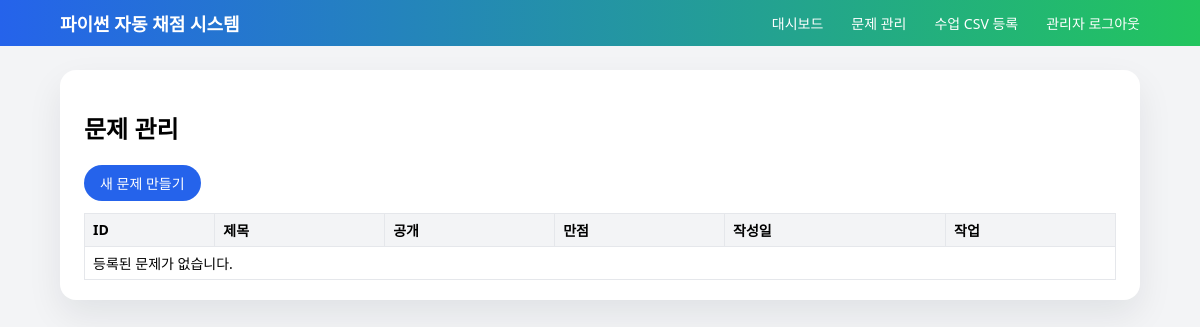
/admin/problems (signed in), run on an earlier commit of the app's database.
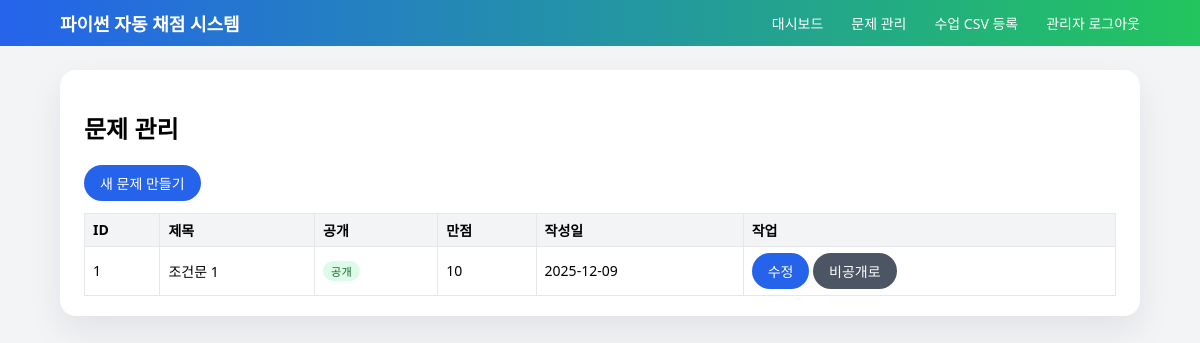
And on a later commit of the database.
### models.py (models this page shows, shortened)
class Problem(db.Model):
    id = db.Column(db.Integer, primary_key=True)
    title = db.Column(db.String(200), nullable=False)
    description = db.Column(db.Text, nullable=False)
    sample_input = db.Column(db.Text, nullable=True)
    sample_output = db.Column(db.Text, nullable=True)
    answer_code = db.Column(db.Text, nullable=False)
    rubric = db.Column(db.Text, nullable=False)
    is_open = db.Column(db.Boolean, default=False)
    max_score = db.Column(db.Integer, default=10)
    created_at = db.Column(db.DateTime, default=datetime.utcnow)
    updated_at = db.Column(
        db.DateTime, default=datetime.utcnow, onupdate=datetime.utcnow
    )
    submissions = db.relationship("Submission", backref="problem", lazy=True)

### app.py (the view)
    @app.route("/admin/problems")
    @admin_login_required
    def admin_problem_list():
        problems = Problem.query.order_by(Problem.id).all()
        return render_template("admin/problems.html", problems=problems)

### app.py (called while the page is built)
def admin_login_required(f):
    @wraps(f)
    def wrapper(*args, **kwargs):
        if "admin_id" not in session:
            flash("관리자 로그인이 필요합니다.")
            return redirect(url_for("admin_login"))
        return f(*args, **kwargs)
    return wrapper

### templates/admin/problems.html (shortened to what this page needs)
{% extends "base.html" %}
{% block content %}
<div class="card">
  <h2>문제 관리</h2>
  <div style="margin-bottom:12px;">
    <a href="{{ url_for('admin_problem_new') }}" class="btn">새 문제 만들기</a>
  </div>
  <table class="table">
    <thead>
      <tr>
        <th>ID</th>
        <th>제목</th>
        <th>공개</th>
        <th>만점</th>
        <th>작성일</th>
        <th>작업</th>
      </tr>
    </thead>
    <tbody>
      {% for p in problems %}
        <tr>
          <td>{{ p.id }}</td>
          <td>{{ p.title }}</td>
          <td>
            {% if p.is_open %}
              <span class="badge badge-green">공개</span>
            {% else %}
              <span class="badge badge-gray">비공개</span>
            {% endif %}
          </td>
          <td>{{ p.max_score }}</td>
          <td>{{ p.created_at.strftime("%Y-%m-%d") }}</td>
          <td>
            <a href="{{ url_for('admin_problem_edit', problem_id=p.id) }}" class="btn btn-small">
              수정
            </a>
            <form method="post"
                  action="{{ url_for('admin_problem_toggle_open', problem_id=p.id) }}"
                  style="display:inline;">
              <button class="btn btn-small btn-secondary" type="submit">
                {% if p.is_open %}비공개로{% else %}공개로{% endif %}
              </button>
            </form>
          </td>
        </tr>
      {% else %}
        <tr>
          <td colspan="6">등록된 문제가 없습니다.</td>
        </tr>
      {% endfor %}
    </tbody>
  </table>
</div>
{% endblock %}

### templates/base.html (shortened to what this page needs)
<!doctype html>
<html lang="ko">
<head>
  <link rel="stylesheet" href="{{ url_for('static', filename='css/main.css') }}">
</head>
<body>
  <header class="topbar">
    <div class="topbar-inner">
      <a href="{{ url_for('index') }}" class="logo">
        파이썬 자동 채점 시스템
      </a>
      <nav class="nav-links">
        {% if session.get('admin_id') %}
          <a href="{{ url_for('admin_dashboard') }}">대시보드</a>
          <a href="{{ url_for('admin_problem_list') }}">문제 관리</a>
          <a href="{{ url_for('admin_class_import') }}">수업 CSV 등록</a>
          <a href="{{ url_for('admin_logout') }}">관리자 로그아웃</a>
        {% else %}
          <a href="{{ url_for('student_login') }}">학생 로그인</a>
          <a href="{{ url_for('admin_login') }}">관리자</a>
        {% endif %}
      </nav>
    </div>
  </header>
  <main class="page">
    <div class="container">
      {% block content %}{% endblock %}
    </div>
  </main>
</body>
</html>

### static/css/main.css (style rules this page uses)
body { font-family: system-ui, -apple-system, BlinkMacSystemFont, sans-serif; margin: 0; background: #f3f4f6; }
.container { max-width: 960px; margin: 0 auto; padding: 0 16px; }
.nav-links a { color: #e5e7eb; text-decoration: none; font-size: 0.9rem; margin-left: 12px; }
.card { background: #fff; border-radius: 12px; padding: 16px 20px; box-shadow: 0 10px 30px rgba(15, 23, 42, 0.08); margin-bottom: 16px; }
.btn { display: inline-block; padding: 8px 14px; border-radius: 999px; border: none; background: #2563eb; color: #fff; text-decoration: none; font-size: 0.9rem; cursor: pointer; }
.btn-secondary { background: #6b7280; }
.btn-small { padding: 4px 10px; font-size: 0.8rem; }
.badge { display: inline-block; padding: 2px 8px; border-radius: 999px; font-size: 0.7rem; }
.badge-green { background: #dcfce7; color: #166534; }
.table { width: 100%; border-collapse: collapse; font-size: 0.9rem; }
.table th, .table td { border: 1px solid #e5e7eb; padding: 6px 8px; text-align: left; }
.topbar { background: linear-gradient(90deg, #2563eb, #22c55e); color: white; padding: 10px 24px; }
.topbar-inner { max-width: 1080px; margin: 0 auto; display: flex; align-items: center; justify-content: space-between; }
.logo { font-weight: 700; font-size: 18px; color: white; text-decoration: none; }
.nav-links a { color: white; margin-left: 16px; text-decoration: none; font-size: 14px; }
body { margin: 0; font-family: system-ui, -apple-system, BlinkMacSystemFont, "Segoe UI", sans-serif; background: #f3f4f6; }
.page { padding: 24px 0; }
.container { max-width: 1080px; margin: 0 auto; padding: 0 16px; }
.nav-links { display: flex; align-items: center; gap: 12px; }
.nav-links a { color: white; text-decoration: none; font-size: 14px; }
.card { background: white; border-radius: 16px; padding: 20px 24px; box-shadow: 0 15px 35px rgba(15, 23, 42, 0.08); }
.btn { display: inline-block; border-radius: 999px; border: none; background: #2563eb; color: white; padding: 8px 16px; font-size: 14px; cursor: pointer; text-decoration: none; }
.btn-secondary { background: #4b5563; }
.table { width: 100%; border-collapse: collapse; margin-top: 12px; font-size: 14px; }
.table th, .table td { border-bottom: 1px solid #e5e7eb; padding: 6px 8px; text-align: left; }
.table thead { background: #f3f4f6; }

What changed in the data, as far as the page shows it:
added Problem: id "1", title "조건문 1", is_open "공개", max_score "10", created_at "2025-12-09"
Also different on the page:
text no longer shown: "등록된 문제가 없습니다."
